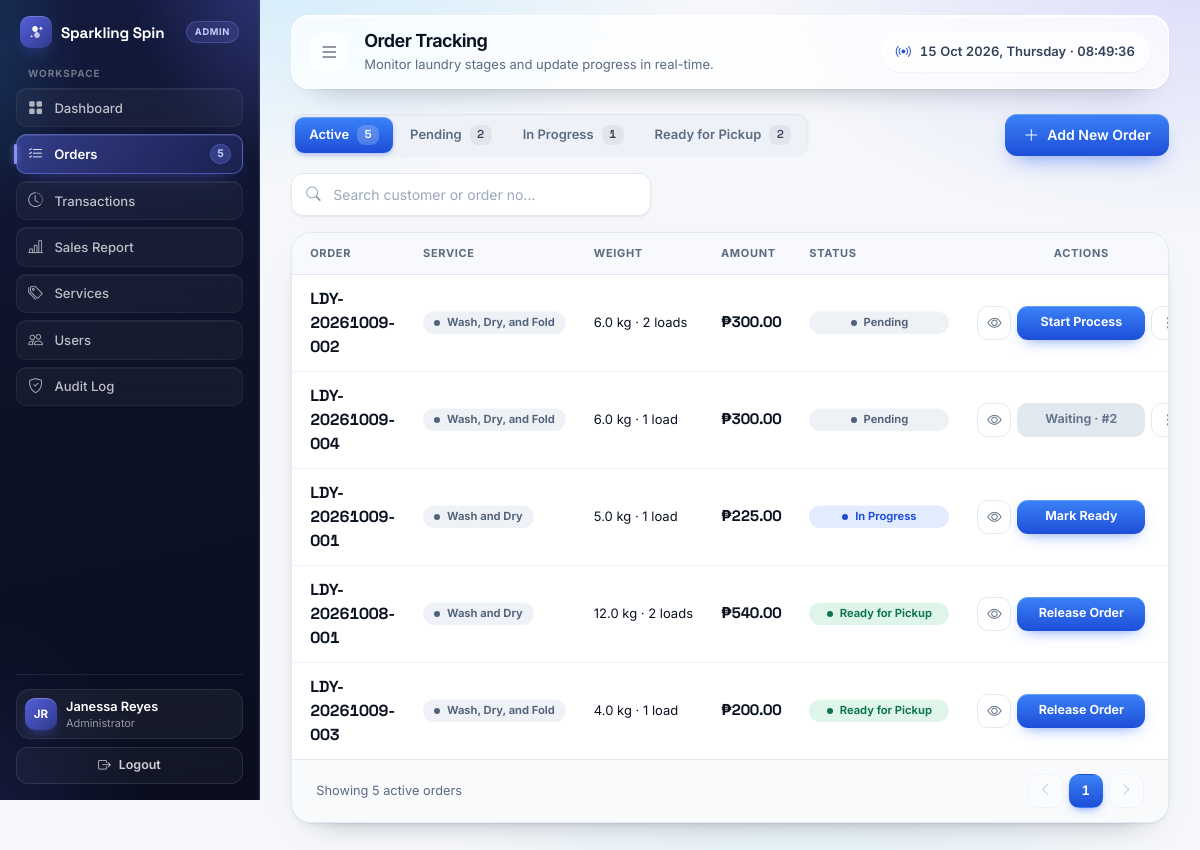
The app's page /view_order.php (signed in) with its own data.
### tables this page shows
CREATE TABLE orders (
  order_id       INT AUTO_INCREMENT PRIMARY KEY,
  order_number   VARCHAR(20) NOT NULL UNIQUE,    
  customer_id    INT NOT NULL,
  service_id     INT NOT NULL,
  weight_kg      DECIMAL(6,2) NOT NULL,
  load_type      ENUM('Light','Heavy') NOT NULL,
  loads          DECIMAL(5,2) NOT NULL,          
  price_per_load DECIMAL(10,2) NOT NULL,         
  total_amount   DECIMAL(10,2) NOT NULL,         
  order_status   ENUM('Pending','In Progress','Ready for Pickup','Released','Cancelled')
                 NOT NULL DEFAULT 'Pending',
  payment_status ENUM('Unpaid','Paid') NOT NULL DEFAULT 'Unpaid',
  notes          VARCHAR(255) NULL,
  created_by     INT NOT NULL,
  created_at     TIMESTAMP NOT NULL DEFAULT CURRENT_TIMESTAMP,
  promised_at    TIMESTAMP NULL,                 
  released_at    TIMESTAMP NULL,
  FOREIGN KEY (customer_id) REFERENCES customers(customer_id),
  FOREIGN KEY (service_id)  REFERENCES services(service_id),
  FOREIGN KEY (created_by)  REFERENCES users(user_id),
  CHECK (weight_kg > 0),
  CHECK (order_status <> 'Released' OR payment_status = 'Paid'),   
  CHECK (order_status <> 'Cancelled' OR payment_status = 'Unpaid'),   
  INDEX idx_order_status (order_status),
  INDEX idx_payment_status (payment_status),
  INDEX idx_created_at (created_at)
);

CREATE TABLE services (
  service_id     INT AUTO_INCREMENT PRIMARY KEY,
  name           VARCHAR(100) NOT NULL UNIQUE,
  service_type   ENUM('Standard','Package') NOT NULL,
  includes_fold  BOOLEAN NOT NULL DEFAULT FALSE,
  price_per_load DECIMAL(10,2) NOT NULL,
  is_active      BOOLEAN NOT NULL DEFAULT TRUE
);

### view_order.php (the view, shortened to what the rows shown need)
<?php
require_once __DIR__ . '/includes/db.php';
require_once __DIR__ . '/includes/machines.php';
require_once __DIR__ . '/includes/order_view.php';
require_once __DIR__ . '/includes/sms.php';
$free_now     = free_machine_counts($conn);
$is_admin = (isset($_SESSION['role']) && $_SESSION['role'] === 'Admin');
$allowed_statuses = ['Pending', 'In Progress', 'Ready for Pickup'];
$status_filter = in_array($_GET['status'] ?? '', $allowed_statuses, true) ? $_GET['status'] : '';
$search_query  = trim($_GET['search'] ?? '');
$where_clauses = ["o.order_status NOT IN ('Released', 'Cancelled')"];
$where_sql = " WHERE " . implode(" AND ", $where_clauses);
$order_sql = "FIELD(o.order_status, 'Pending', 'In Progress', 'Ready for Pickup'), o.created_at ASC, o.order_id ASC";
$items_per_page = 7;
$page = max(1, intval($_GET['page'] ?? 1));
$offset = ($page - 1) * $items_per_page;
$orders = [];
$query = "
    SELECT o.order_id, o.order_number, c.customer_id, c.full_name AS customer_name, c.phone AS contact_number, o.service_id, s.name AS service_type,
           o.weight_kg AS weight, o.load_type, o.loads, o.price_per_load, o.total_amount, o.payment_status, o.order_status AS status, o.created_at AS order_date, o.notes,
           " . sms_status_sql($conn) . " AS sms_status, " . queue_position_sql() . " AS queue_pos
    FROM orders o JOIN customers c ON o.customer_id = c.customer_id JOIN services s ON o.service_id = s.service_id
    {$where_sql} ORDER BY {$order_sql} LIMIT {$items_per_page} OFFSET {$offset}
";
$result = $conn->query($query);
if ($result) { while ($row = $result->fetch_assoc()) { $orders[] = $row; } }
if ($search_query !== '') {
    $empty_msg  = 'No orders match &ldquo;' . htmlspecialchars($search_query) . '&rdquo;.';
    $empty_hint = 'Try another name or order number, or clear the search.';
} elseif ($status_filter !== '') {
    $empty_msg  = 'No ' . htmlspecialchars($status_filter) . ' orders right now.';
    $empty_hint = 'New orders will show up here as they come in.';
} else {
    $empty_msg  = 'No laundry orders found.';
    $empty_hint = 'New orders will show up here.';
}
include __DIR__ . '/components/header.php';
?>
<div class="container-fluid ot-page">
    <div class="ot-table-card d-none d-xl-block mb-3">
        <div class="table-responsive">
            <table class="ot-table">
            <thead>
                <tr>
                    <th>Order</th>
                    <th class="d-none d-sm-table-cell">Service</th>
                    <th>Weight</th>
                    <th>Amount</th>
                    <th>Status</th>
                    <th class="is-center ot-col-action">Actions</th>
                </tr>
            </thead>
                <tbody>
                    <?php if (empty($orders)): ?>
                        <tr><td colspan="6" class="ot-empty"><i class="bi bi-basket3"></i><?php echo $empty_msg; ?><span class="ot-sub"><?php echo $empty_hint; ?></span></td></tr>
                    <?php else: ?>
                        <?php foreach ($orders as $order):
                            $current_status = trim($order['status']);
                            $next = ot_row_action($current_status, $order['queue_pos'] ?? null);
                            $loads_n = (float) $order['loads'];
                            $status_badge = ot_status_class($current_status);
                            $order_json = ot_order_json($order, $is_admin);
                        ?>
                        <tr data-order="<?php echo $order_json; ?>">
                            <td>
                                <div class="ot-cust-name"><?php echo order_label_html($order['order_number'], false); ?></div>
                            </td>
                            <td class="d-none d-sm-table-cell">
                                <span class="ot-badge is-compact is-fixed ot-b-pending">
                                    <?php echo htmlspecialchars($order['service_type']); ?>
                                </span>
                            </td>
                            <td class="text-nowrap"><?php echo number_format($order['weight'], 1); ?> kg &middot; <?php echo $loads_n; ?> load<?php echo $loads_n == 1 ? '' : 's'; ?></td>
                            <td class="text-nowrap"><span class="ot-amount">₱<?php echo number_format($order['total_amount'], 2); ?></span></td>
                            <td>
                                <span class="ot-badge is-compact is-fixed <?php echo $status_badge; ?>" style="width:140px"><?php echo htmlspecialchars($current_status); ?></span>
                            </td>
                            <td class="is-center">
                                <div class="ot-actions">
                                    <button type="button" class="ot-icon-btn" data-ot="view" title="View order details" aria-label="View order details"><i class="bi bi-eye"></i></button>
                                    <span class="ot-act-slot">
                                        <?php $wait = ot_wait_button($current_status, $order['queue_pos'] ?? null, $order['loads'], $free_now); ?>
                                        <?php if ($wait !== null): ?>
                                            <button type="button" class="ot-btn" disabled title="<?php echo htmlspecialchars($wait[1]); ?>" style="background:#e2e8f0;color:#64748b;box-shadow:none;cursor:not-allowed;opacity:1"><?php echo $wait[0]; ?></button>
                                        <?php elseif ($next[0] !== ''): ?>
                                            <button type="button" class="ot-btn" data-ot="<?php echo $next[0]; ?>"><?php echo $next[1]; ?></button>
                                        <?php endif; ?>
                                    </span>
                                    <div class="ot-kebab-slot">
                                        <?php if ($is_admin && $current_status === 'Pending'): ?>
                                        <div class="dropdown">
                                            <button class="ot-icon-btn" type="button" data-bs-toggle="dropdown" aria-label="More actions"><i class="bi bi-three-dots-vertical"></i></button>
                                        </div>
                                        <?php endif; ?>
                                    </div>
                                </div>
                            </td>
                        </tr>
                        <?php endforeach; ?>
                    <?php endif; ?>
                </tbody>
            </table>
        </div>
    </div>
</div>
<?php
include __DIR__ . '/components/footer.php';

### includes/format.php (shortened to what the rows shown need)
<?php
function order_short_code($order_number) {
    if (preg_match('/-(\d{1,})$/', (string) $order_number, $m)) return '#' . str_pad($m[1], 3, '0', STR_PAD_LEFT);
    return (string) $order_number;
}
function order_label_html($order_number, $with_day = true) {
    $full = htmlspecialchars((string) $order_number, ENT_QUOTES, 'UTF-8');
    return '<span class="ot-code" title="' . $full . '">' . $full . '</span>';
}

### records on screen
orders: order_number "LDY-20261009-002", service.name "Wash, Dry, and Fold", weight_kg "6.0", loads "2", total_amount "300.00", order_status "Pending", next "Start Process"
orders: order_number "LDY-20261009-004", service.name "Wash, Dry, and Fold", weight_kg "6.0", loads "1", total_amount "300.00", order_status "Pending", wait "Waiting · #2"
orders: order_number "LDY-20261009-001", service.name "Wash and Dry", weight_kg "5.0", loads "1", total_amount "225.00", order_status "In Progress", next "Mark Ready"
orders: order_number "LDY-20261008-001", service.name "Wash and Dry", weight_kg "12.0", loads "2", total_amount "540.00", order_status "Ready for Pickup", next "Release Order"
orders: order_number "LDY-20261009-003", service.name "Wash, Dry, and Fold", weight_kg "4.0", loads "1", total_amount "200.00", order_status "Ready for Pickup", next "Release Order"

### other values on screen
$_SESSION['role'] "ADMIN"
$label "Dashboard"
$label "Orders"
$badge "5"
$label "Transactions"
$label "Sales Report"
$label "Services"
$label "Users"
$label "Audit Log"
$sb_initials "JR"
$sb_full "Janessa Reyes"
$sb_role "Administrator"
$header_heading "Order Tracking"
$page_desc "Monitor laundry stages and update progress in real-time."
$tab_total "5"
